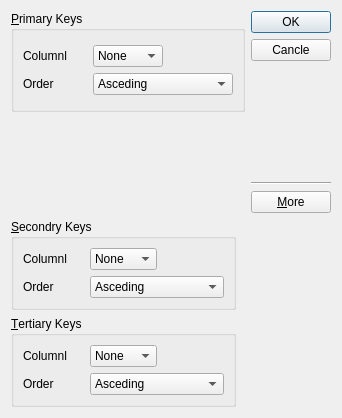
<?xml version="1.0" encoding="UTF-8"?>
<ui version="4.0">
 <class>SortDialog</class>
 <widget class="QDialog" name="SortDialog">
  <property name="geometry">
   <rect>
    <x>0</x>
    <y>0</y>
    <width>342</width>
    <height>418</height>
   </rect>
  </property>
  <property name="windowTitle">
   <string>Sort</string>
  </property>
  <layout class="QGridLayout" name="gridLayout_4">
   <item row="0" column="0">
    <layout class="QHBoxLayout" name="horizontalLayout_7">
     <item>
      <layout class="QVBoxLayout" name="verticalLayout_5">
       <item>
        <widget class="QGroupBox" name="PrimaryGroupBox">
         <property name="title">
          <string>&amp;Primary Keys</string>
         </property>
         <layout class="QGridLayout" name="gridLayout">
          <item row="0" column="0">
           <layout class="QVBoxLayout" name="verticalLayout_2" stretch="1,2">
            <item>
             <layout class="QHBoxLayout" name="horizontalLayout" stretch="1,1,1">
              <property name="spacing">
               <number>0</number>
              </property>
              <item>
               <widget class="QLabel" name="label">
                <property name="text">
                 <string>Columnl</string>
                </property>
               </widget>
              </item>
              <item>
               <widget class="QComboBox" name="PremaryColCombox">
                <item>
                 <property name="text">
                  <string>None</string>
                 </property>
                </item>
               </widget>
              </item>
              <item>
               <spacer name="horizontalSpacer">
                <property name="orientation">
                 <enum>Qt::Horizontal</enum>
                </property>
                <property name="sizeHint" stdset="0">
                 <size>
                  <width>40</width>
                  <height>20</height>
                 </size>
                </property>
               </spacer>
              </item>
             </layout>
            </item>
            <item>
             <layout class="QHBoxLayout" name="horizontalLayout_2" stretch="1,2">
              <property name="spacing">
               <number>0</number>
              </property>
              <item>
               <widget class="QLabel" name="label_2">
                <property name="sizePolicy">
                 <sizepolicy hsizetype="Preferred" vsizetype="Preferred">
                  <horstretch>0</horstretch>
                  <verstretch>0</verstretch>
                 </sizepolicy>
                </property>
                <property name="text">
                 <string>Order</string>
                </property>
               </widget>
              </item>
              <item>
               <widget class="QComboBox" name="PremaryOrdCombox">
                <property name="sizePolicy">
                 <sizepolicy hsizetype="Preferred" vsizetype="Fixed">
                  <horstretch>0</horstretch>
                  <verstretch>0</verstretch>
                 </sizepolicy>
                </property>
                <item>
                 <property name="text">
                  <string>Asceding</string>
                 </property>
                </item>
               </widget>
              </item>
             </layout>
            </item>
           </layout>
          </item>
         </layout>
        </widget>
       </item>
       <item>
        <spacer name="verticalSpacer">
         <property name="orientation">
          <enum>Qt::Vertical</enum>
         </property>
         <property name="sizeHint" stdset="0">
          <size>
           <width>20</width>
           <height>40</height>
          </size>
         </property>
        </spacer>
       </item>
      </layout>
     </item>
     <item>
      <layout class="QVBoxLayout" name="verticalLayout">
       <item>
        <widget class="QPushButton" name="okButton">
         <property name="text">
          <string>OK</string>
         </property>
        </widget>
       </item>
       <item>
        <widget class="QPushButton" name="cancleButton">
         <property name="text">
          <string>Cancle</string>
         </property>
        </widget>
       </item>
       <item>
        <spacer name="verticalSpacer_2">
         <property name="orientation">
          <enum>Qt::Vertical</enum>
         </property>
         <property name="sizeHint" stdset="0">
          <size>
           <width>20</width>
           <height>40</height>
          </size>
         </property>
        </spacer>
       </item>
       <item>
        <widget class="Line" name="line">
         <property name="orientation">
          <enum>Qt::Horizontal</enum>
         </property>
        </widget>
       </item>
       <item>
        <widget class="QPushButton" name="moreButton">
         <property name="text">
          <string>&amp;More</string>
         </property>
        </widget>
       </item>
      </layout>
     </item>
    </layout>
   </item>
   <item row="1" column="0">
    <layout class="QHBoxLayout" name="horizontalLayout_8" stretch="2,1">
     <item>
      <layout class="QVBoxLayout" name="verticalLayout_6">
       <item>
        <widget class="QGroupBox" name="SecondarGroupBox">
         <property name="title">
          <string>&amp;Secondry Keys</string>
         </property>
         <layout class="QGridLayout" name="gridLayout_2">
          <item row="0" column="0">
           <layout class="QVBoxLayout" name="verticalLayout_3">
            <item>
             <layout class="QHBoxLayout" name="horizontalLayout_3" stretch="1,1,1">
              <property name="spacing">
               <number>0</number>
              </property>
              <item>
               <widget class="QLabel" name="label_3">
                <property name="text">
                 <string>Columnl</string>
                </property>
               </widget>
              </item>
              <item>
               <widget class="QComboBox" name="SecondColCombox">
                <item>
                 <property name="text">
                  <string>None</string>
                 </property>
                </item>
               </widget>
              </item>
              <item>
               <spacer name="horizontalSpacer_2">
                <property name="orientation">
                 <enum>Qt::Horizontal</enum>
                </property>
                <property name="sizeHint" stdset="0">
                 <size>
                  <width>40</width>
                  <height>20</height>
                 </size>
                </property>
               </spacer>
              </item>
             </layout>
            </item>
            <item>
             <layout class="QHBoxLayout" name="horizontalLayout_4" stretch="1,2">
              <property name="spacing">
               <number>0</number>
              </property>
              <item>
               <widget class="QLabel" name="label_4">
                <property name="sizePolicy">
                 <sizepolicy hsizetype="Preferred" vsizetype="Preferred">
                  <horstretch>0</horstretch>
                  <verstretch>0</verstretch>
                 </sizepolicy>
                </property>
                <property name="text">
                 <string>Order</string>
                </property>
               </widget>
              </item>
              <item>
               <widget class="QComboBox" name="SecondOrdCombox">
                <property name="sizePolicy">
                 <sizepolicy hsizetype="Expanding" vsizetype="Fixed">
                  <horstretch>0</horstretch>
                  <verstretch>0</verstretch>
                 </sizepolicy>
                </property>
                <item>
                 <property name="text">
                  <string>Asceding</string>
                 </property>
                </item>
               </widget>
              </item>
             </layout>
            </item>
           </layout>
          </item>
         </layout>
        </widget>
       </item>
       <item>
        <widget class="QGroupBox" name="TeritiaryGroupBox">
         <property name="title">
          <string>&amp;Tertiary Keys</string>
         </property>
         <layout class="QGridLayout" name="gridLayout_3">
          <item row="0" column="0">
           <layout class="QVBoxLayout" name="verticalLayout_4">
            <item>
             <layout class="QHBoxLayout" name="horizontalLayout_5" stretch="1,1,1">
              <property name="spacing">
               <number>0</number>
              </property>
              <item>
               <widget class="QLabel" name="label_5">
                <property name="text">
                 <string>Columnl</string>
                </property>
               </widget>
              </item>
              <item>
               <widget class="QComboBox" name="TertiaryColCombox">
                <item>
                 <property name="text">
                  <string>None</string>
                 </property>
                </item>
               </widget>
              </item>
              <item>
               <spacer name="horizontalSpacer_3">
                <property name="orientation">
                 <enum>Qt::Horizontal</enum>
                </property>
                <property name="sizeHint" stdset="0">
                 <size>
                  <width>40</width>
                  <height>20</height>
                 </size>
                </property>
               </spacer>
              </item>
             </layout>
            </item>
            <item>
             <layout class="QHBoxLayout" name="horizontalLayout_6" stretch="1,2">
              <property name="spacing">
               <number>0</number>
              </property>
              <item>
               <widget class="QLabel" name="label_6">
                <property name="sizePolicy">
                 <sizepolicy hsizetype="Preferred" vsizetype="Preferred">
                  <horstretch>0</horstretch>
                  <verstretch>0</verstretch>
                 </sizepolicy>
                </property>
                <property name="text">
                 <string>Order</string>
                </property>
               </widget>
              </item>
              <item>
               <widget class="QComboBox" name="TertiaryOrdCombox">
                <property name="sizePolicy">
                 <sizepolicy hsizetype="Expanding" vsizetype="Fixed">
                  <horstretch>0</horstretch>
                  <verstretch>0</verstretch>
                 </sizepolicy>
                </property>
                <item>
                 <property name="text">
                  <string>Asceding</string>
                 </property>
                </item>
               </widget>
              </item>
             </layout>
            </item>
           </layout>
          </item>
         </layout>
        </widget>
       </item>
      </layout>
     </item>
     <item>
      <spacer name="horizontalSpacer_4">
       <property name="orientation">
        <enum>Qt::Horizontal</enum>
       </property>
       <property name="sizeType">
        <enum>QSizePolicy::Fixed</enum>
       </property>
       <property name="sizeHint" stdset="0">
        <size>
         <width>95</width>
         <height>20</height>
        </size>
       </property>
      </spacer>
     </item>
    </layout>
   </item>
  </layout>
 </widget>
 <resources/>
 <connections>
  <connection>
   <sender>moreButton</sender>
   <signal>toggled(bool)</signal>
   <receiver>SecondarGroupBox</receiver>
   <slot>setVisible(bool)</slot>
   <hints>
    <hint type="sourcelabel">
     <x>284</x>
     <y>195</y>
    </hint>
    <hint type="destinationlabel">
     <x>226</x>
     <y>260</y>
    </hint>
   </hints>
  </connection>
  <connection>
   <sender>okButton</sender>
   <signal>clicked()</signal>
   <receiver>SortDialog</receiver>
   <slot>accept()</slot>
   <hints>
    <hint type="sourcelabel">
     <x>286</x>
     <y>30</y>
    </hint>
    <hint type="destinationlabel">
     <x>81</x>
     <y>118</y>
    </hint>
   </hints>
  </connection>
  <connection>
   <sender>cancleButton</sender>
   <signal>clicked()</signal>
   <receiver>SortDialog</receiver>
   <slot>reject()</slot>
   <hints>
    <hint type="sourcelabel">
     <x>311</x>
     <y>67</y>
    </hint>
    <hint type="destinationlabel">
     <x>139</x>
     <y>144</y>
    </hint>
   </hints>
  </connection>
  <connection>
   <sender>moreButton</sender>
   <signal>toggled(bool)</signal>
   <receiver>TeritiaryGroupBox</receiver>
   <slot>setVisible(bool)</slot>
   <hints>
    <hint type="sourcelabel">
     <x>314</x>
     <y>195</y>
    </hint>
    <hint type="destinationlabel">
     <x>226</x>
     <y>357</y>
    </hint>
   </hints>
  </connection>
 </connections>
</ui>
